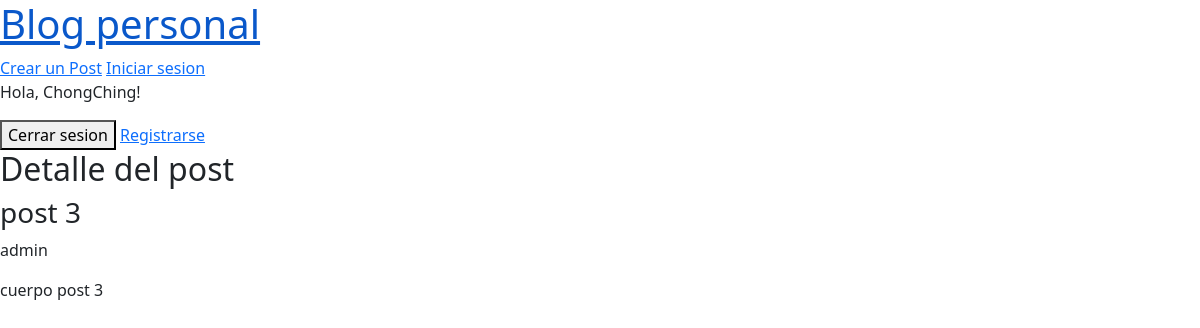
/post/3/ (signed in), run on the app's committed database.
### blogs/models.py (models this page shows, shortened)
class Post(models.Model):
    title = models.CharField(max_length=200)
    body = models.TextField()
    created_at = models.DateTimeField(auto_now_add=True)
    updated_at = models.DateTimeField(auto_now=True)
    author = models.ForeignKey(
        "auth.User",
        on_delete=models.CASCADE,
    )

### blogs/views.py (the view)
# urls.py: path("post/<int:pk>/", PostDetailView.as_view(), name="post_detail"),
class PostDetailView(LoginRequiredMixin, DetailView):
    model = Post
    template_name = "post-detail.html"

### templates/post-detail.html (shortened to what this page needs)
{% extends '_base.html' %}
{% block content %}
  <h2>Detalle del post</h2>
    <h3>{{ post.title }}</h3>
    <p>{{ post.author }}</p>
    <p>{{ post.body }}</p>
{% endblock content %}

### templates/_base.html (shortened to what this page needs)
{% load static %}
<!DOCTYPE html>
<html lang="en">
<head>
    <link rel="stylesheet" href="{% static 'base.css' %}">
    {% load static %}
    <link href="https://cdn.jsdelivr.net/npm/bootstrap@5.3.8/dist/css/bootstrap.min.css" rel="stylesheet">
</head>
<body>
    <a href="{% url 'post_list' %}"><h1>Blog personal</h1></a>
    <a href="{% url 'post_new' %}">Crear un Post</a>
    <a href="{% url 'login' %}">Iniciar sesion</a>
    {% if user.is_authenticated %}
        <p>Hola, {{ user.username }}!</p>
        <form action="{% url 'logout' %}" method="post">
            <button type="submit">Cerrar sesion</button>
            <a href="{% url 'signup' %}">Registrarse</a>
        </form>
        {% endif %}
     {% block content %}
    {% endblock %}
</body>
</html>

### static/base.css (style rules this page uses)
h1 { color: red; }

### data on the page
Post: title "post 3", author "admin", body "cuerpo post 3"

### other printed values
{{ user.username }} "ChongChing"
